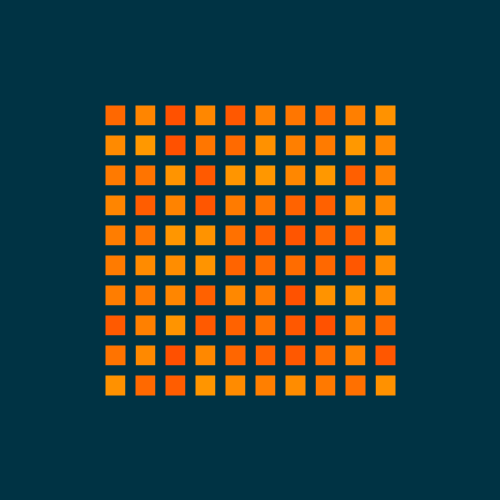
Frame 1 (no input)
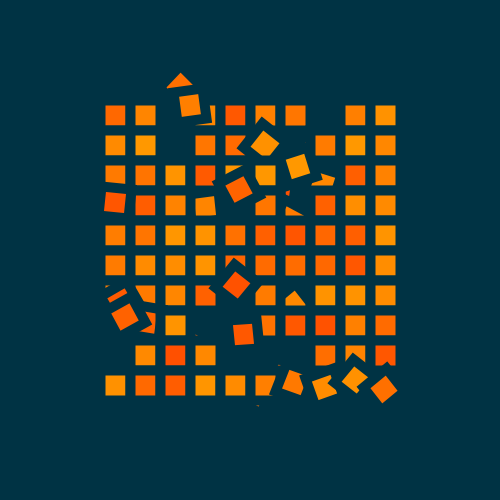
Frame 60 (the mouse pressed at the canvas centre just before this capture)
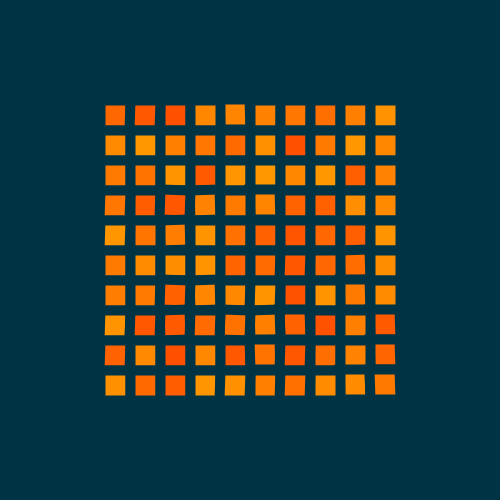
Frame 120 (the mouse held since frame 60 and released just before this capture)

The Processing sketch that drew these frames (run headless with seeded random() and noise(); from frame 60 on, the mouse is pressed at the canvas centre):

// Processing sketch: day_25
// ── day_25.pde
// (c) 2021 Joseph HENRY
// This code is licensed under MIT license (see LICENSE for details)

float easeInOutCubic(float x) {
  return x < 0.5 ? 4 * x * x * x : 1 - pow(-2 * x + 2, 3) / 2;
}

class Permutation {
  int[] indices;
  float duration, maxDuration;
  
  Permutation(int i, int j, float duration) {
    this.indices = new int[2];
    this.indices[0] = i;
    this.indices[1] = j;
    this.maxDuration = duration;
    this.duration = duration;
  }
  
  /**
   * Return the current duration of the permutation since the starting time
   */
  float getCurrentDuration() {
    return this.duration;
  }
  
  /**
   * Return true if the permutation is over
   */
  boolean isOver() {
    return this.duration <= 0;
  }
  
  /**
   * Return a normalized duration value between [0, 1]
   */
  float getNormalizedTime() {
    return this.getCurrentDuration() / (float) this.maxDuration;
  }
  
  /**
   * Return true if i is the first index of the permutation
   */
  boolean isFirst(int i) {
    return i == this.indices[0];
  }
  
  /** 
   * Return the distance between the two indices
   * Can be negative
   */
  int getDistance() {
    return this.indices[1] - this.indices[0];
  }
}


class Set {
  float[] elements;
  ArrayList<Permutation> permutations;
  
  Set(int size) {
    this.elements = new float[size];
    
    for (int i = 0; i < size; i++) {
      this.elements[i] = random(1);
    }

    // Store a list of permutations
    this.permutations = new ArrayList<Permutation>();
  }
  
  /**
   * Return the permutation of the corresponding element at index i
   * Return null if not found
   */
  Permutation getPermutation(int i) {
    for (int j = this.permutations.size() - 1; j >= 0; j--) {
      Permutation perm = this.permutations.get(j);
      if (perm.indices[0] == i || perm.indices[1] == i) {
        return perm;
      }
    }
    
    return null;
  }

  /**
   * Permute two elements at location i and j
   * Return true if succeded
   */
  boolean permute(int i, int j, int duration) {
    // Check for collision
    if (this.getPermutation(i) != null || this.getPermutation(j) != null) {
      return false;
    }
    
    // Otherwise add a new permutation
    this.permutations.add(new Permutation(i, j, duration));
    
    return true;
  }
  
  void randomPermute(int duration) {
    int i = int(random(this.elements.length));
    int j = int(random(this.elements.length));
    this.permute(i, j, duration);
  }
  
  void update() {
    for (int i = this.permutations.size() - 1; i >= 0; i--) {
      Permutation perm = this.permutations.get(i);
      
      perm.duration -= 30;
      
      // If the permutation is over, delete it
      if (perm.isOver()) {
        this.permutations.remove(this.permutations.size() - 1);
      }
    }
  }
  
  void display(float centerX, float centerY, float length) {
    float squareSize = length / this.elements.length;
    
    push();
    translate(centerX - length / 2 + squareSize / 2, centerY);
    
    stroke(#003344);
    
    strokeWeight(10);
    
    rectMode(CENTER);
    
    for (int i = 0; i < this.elements.length; i++) {
      float x = i * squareSize;
      Permutation perm = this.getPermutation(i);
      
      fill(lerpColor(color(#ff9900), color(#ff4d00), this.elements[i]));
      
      if (perm != null) {
        float n = easeInOutCubic(perm.getNormalizedTime());
        float distance = perm.getDistance();
        int factor = perm.isFirst(i) ? 1 : -1;
        
        float radius = (distance / 2) * squareSize;
        
        float circleCenterX = x + radius * factor;
        
        float angle = n * PI + (perm.isFirst(i) ? PI : 0);
        float circleX = cos(angle) * abs(radius);
        float circleY = sin(angle) * abs(radius);
        
        push();
        
        translate(circleCenterX + circleX, circleY);
        rotate(n * TWO_PI * factor);
        square(0, 0, squareSize);
        
        pop();
      } else {
        
        square(x, 0, squareSize);
      }
    }
    
    pop();
  }
}

ArrayList<Set> sets = new ArrayList<Set>();
int nSets = 10;
int size = 300;

int time = 0;

void setup() {
  size(500, 500);
  
  for (int i = 0; i < nSets; i++) {
    sets.add(new Set(nSets));
  }
  
  for (int i = 0; i < 20; i++) sets.get(int(random(sets.size()))).randomPermute(int(random(2000, 3000)));
}

void draw() {
  background(#003344);
  
  float rowHeight = size / nSets;
  float startY = height / 2 - size / 2 + rowHeight / 2;
  
  for (int i = 0; i < nSets; i++) {
    sets.get(i).display(width / 2, startY + i * rowHeight, 300);
    sets.get(i).update();
  }
  
  // Every 2s, add some random permutations
  if (millis() - time > 2000) {
    for (int i = 0; i < 20; i++) sets.get(int(random(sets.size()))).randomPermute(int(random(2000, 3000)));
    time = millis();
  }
}
